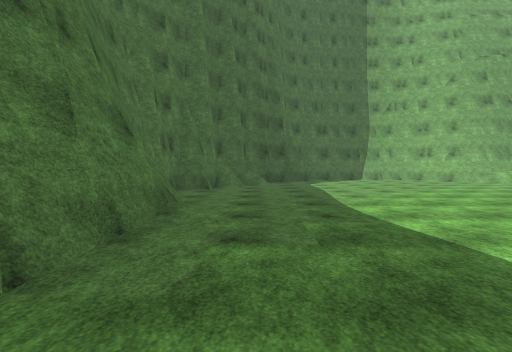
View 1 (above)

18 first-person views from a walk through a scene from a Unity 3-D project. The camera is 1.4 m above the floor, tilts 2° down and sees 85° across. The floor is counted in squares, 2 m on a side. Each view is taken from the middle of a square. On the plan, view 1 faces up. The plan holds only what a view shows up to about 9 squares ahead; the rest is blank. The place goes on beyond the plan. Some trees and plants on the terrain are drawn as simple stand-ins. Surface patterns are stand-ins for the level's own textures.

View 2
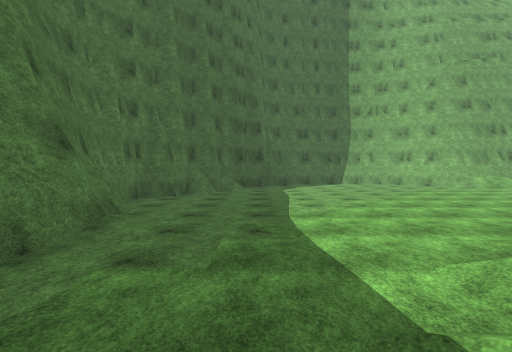

View 3
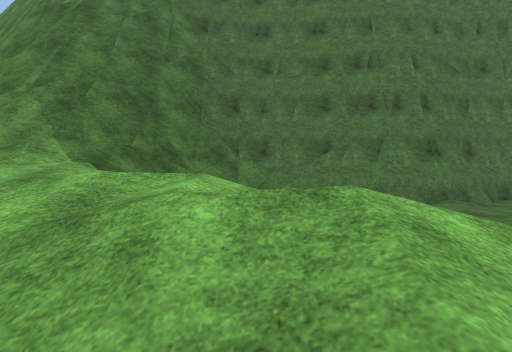

View 4
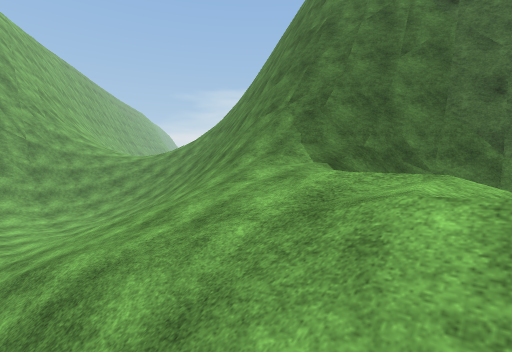

View 5
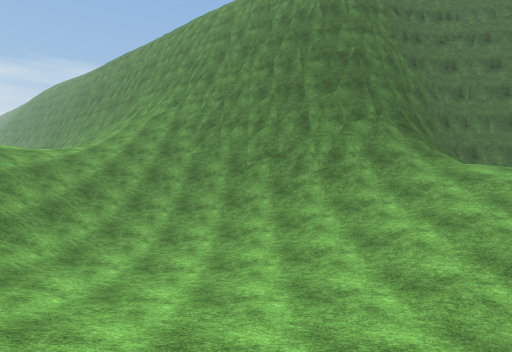

View 6
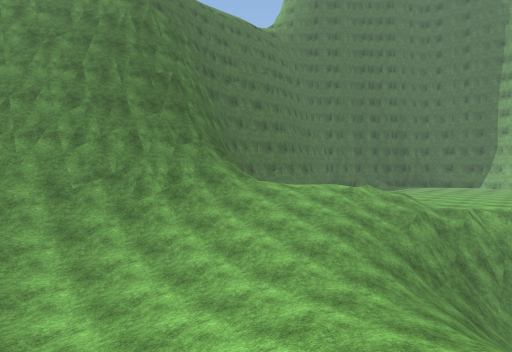

View 7
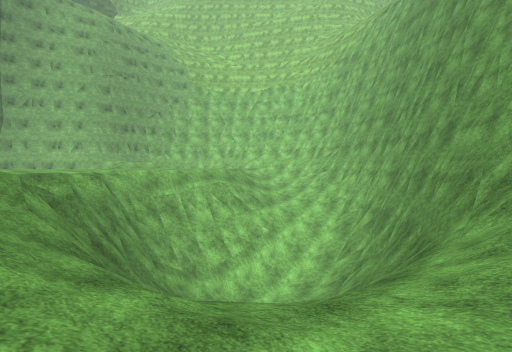

View 8
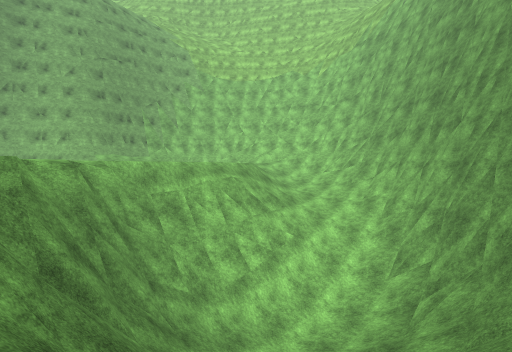

View 9
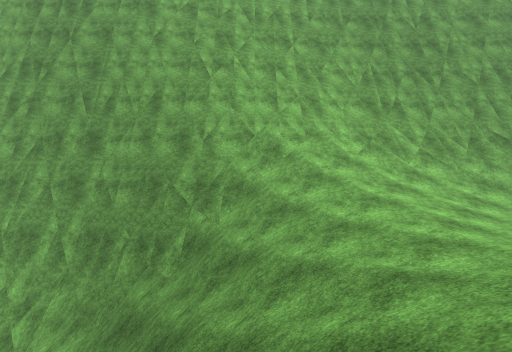

View 10
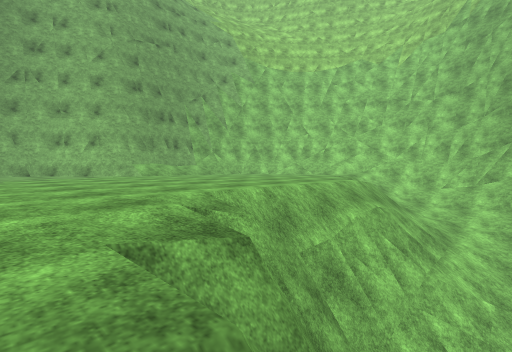

View 11
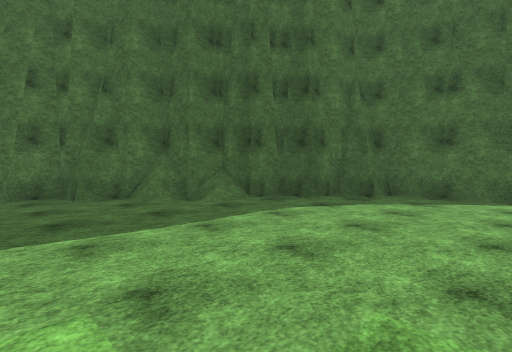

View 12
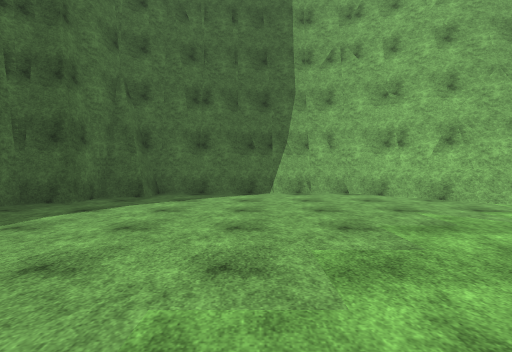

View 13
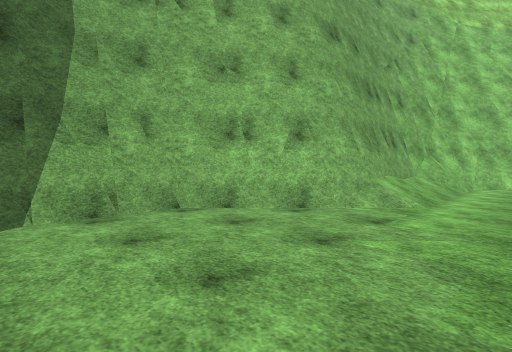

View 14
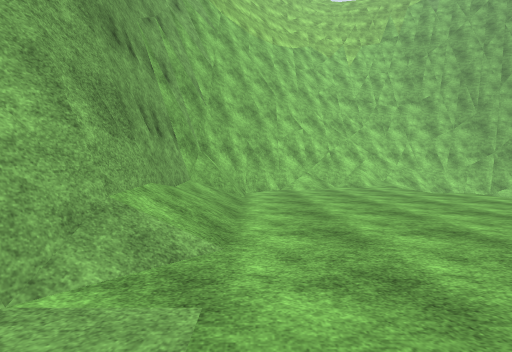

View 15
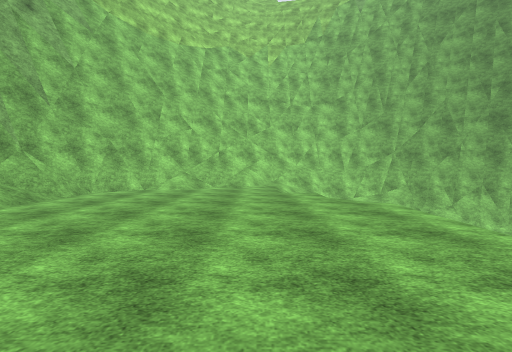

View 16
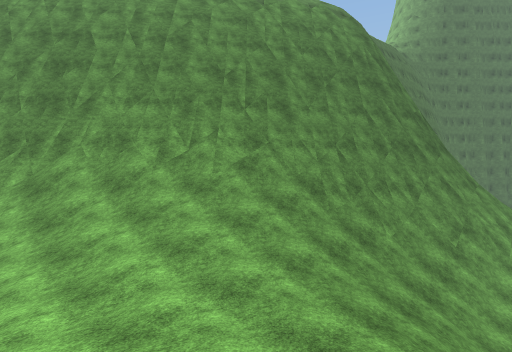

View 17
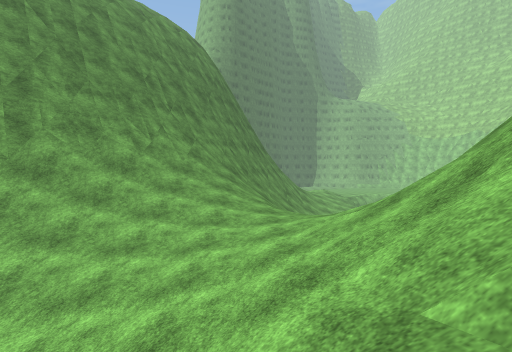

View 18
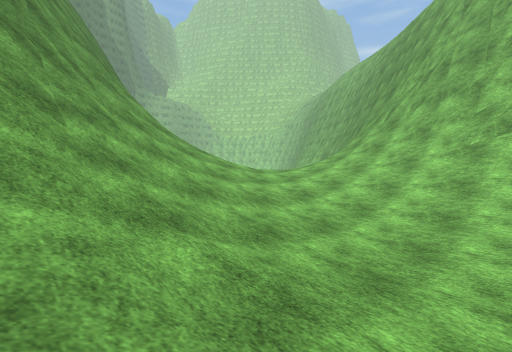

### Floor plan
Key: @ floor where view 1 was taken; # wall or solid block; . main floor; - floor 0.75 m lower than the main floor; : floor 1.5 m higher than the main floor; _ floor 1.5 m lower than the main floor; + floor 2.5 m higher than the main floor; < floor 2.5 m lower than the main floor; * floor 3.25 m higher than the main floor; ( floor 8 m lower than the main floor; / step, stairs or slope; = window, fence, low wall or low ledge; v drop or lower ground.
Columns run from 9 left of view 1 to 17 right of it. Each row starts with its distance up from view 1.
 15             ######
 14           ###....##
 13          ##.......######
 12         ##.........////###
 11         #/...............##
 10        ##.................#
  9       ##...................
  8       #....................
  7       #....................
  6       ##................./
  5      v #................/
  4      v #..........////////
  3      v #...... ..v##vv#//<_
  2       ##..../  .v#####/////
  1       #=.../   /##/////////
  0       ## @/ ://##///(/////#
 -1       ##/   ///#=/  (////##
 -2        ###/:///=//  ///###
 -3        ##=///////////###
 -4         #///////////###
 -5         ##/////////=##
 -6         ##////___///##
 -7        ##////__-////##
 -8       ###///___-////#
 -9      ###////___-///##
-10     ###////____///##
-11    ###//////__///##
-12    ##///////////##
-13   ##/////////  ##
-14   #/////+///   #
-15  ##////***/
-16 ##////***/
-17 #////++*///
-18 #///+++*///
-19 ////::+///=
-20 ///:::///###
-21 //:::////##
-22 /::::///##

Where each view was taken, in squares from view 1:
view 1: 0 up, 0 right, facing up
view 2: 0 up, 1 right, facing up
view 3: 0 up, 5 right, facing left
view 4: 0 up, 5 right, facing down-left
view 5: 8 down, 8 right, facing left
view 6: 10 down, 8 right, facing up-left
view 7: 6 down, 5 right, facing up-right
view 8: 4 down, 6 right, facing up-right
view 9: 2 down, 5 right, facing down-right
view 10: 1 up, 6 right, facing up-right
view 11: 7 up, 5 right, facing up-left
view 12: 7 up, 5 right, facing up
view 13: 10 up, 5 right, facing up-right
view 14: 11 up, 8 right, facing right
view 15: 7 up, 8 right, facing right
view 16: 17 down, 1 right, facing up-left
view 17: 22 down, 2 left, facing up
view 18: 22 down, 9 left, facing up-right
